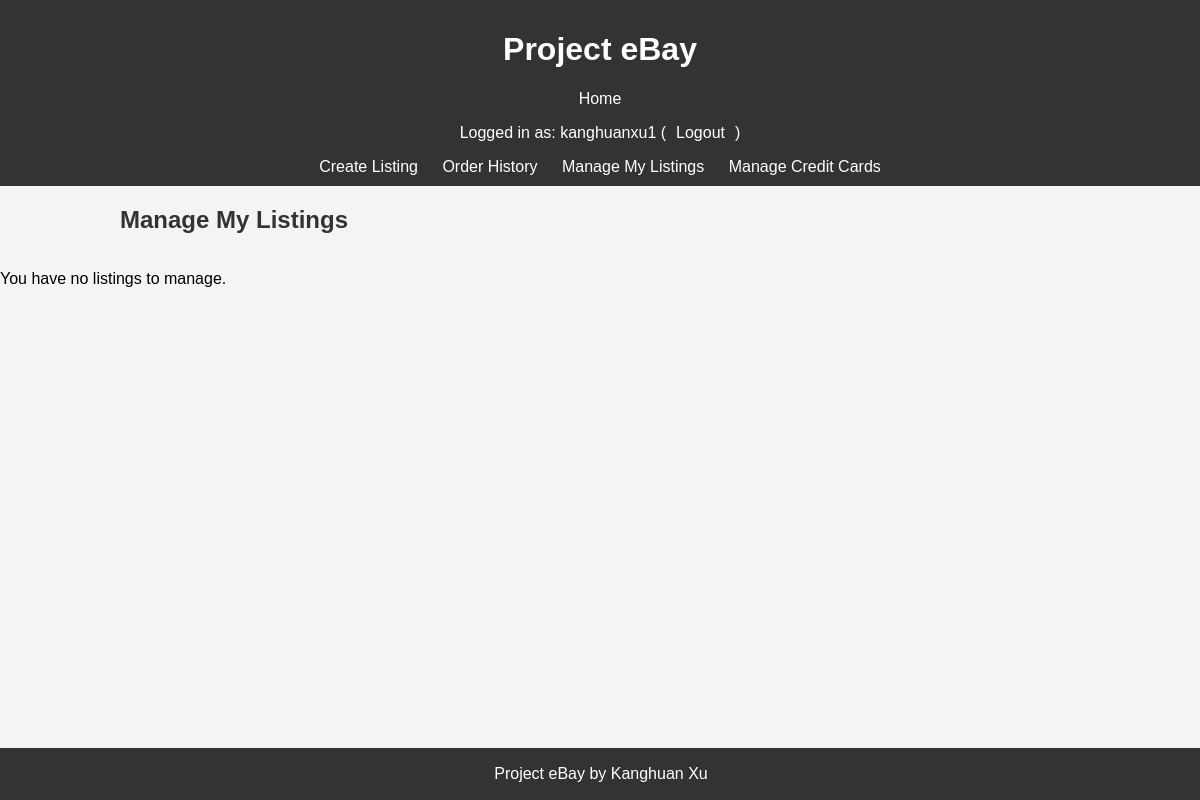
/listings/manage/ (signed in), run on an earlier commit of the app's database.
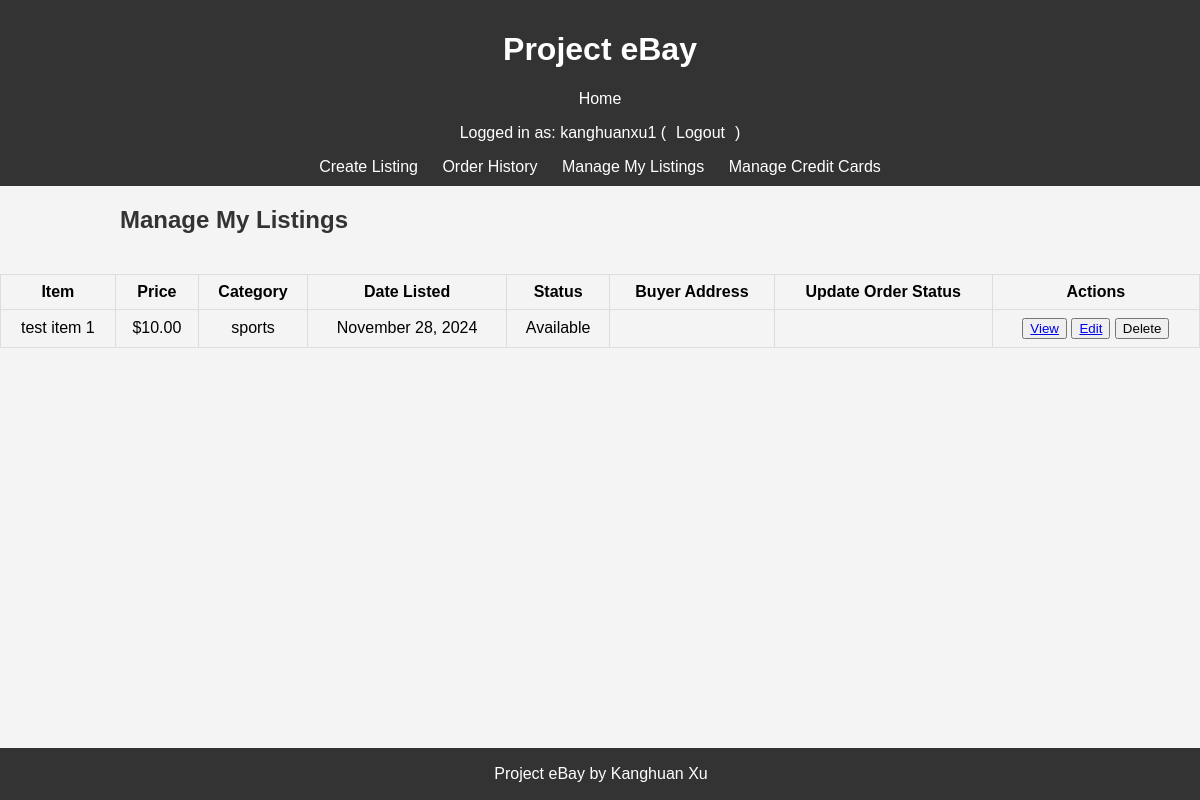
And on a later commit of the database.
### project/models.py (models this page shows, shortened)
class Listing(models.Model):
    name = models.CharField(max_length=200) # Name of the item
    description = models.TextField() # Description of the item
    price = models.DecimalField(max_digits=10, decimal_places=2) # Price of the item
    image = models.ImageField(upload_to='listing_images/', blank=True, null=True) # Image of the item
    category = models.CharField(max_length=100) # Category the item belongs to
    created_at = models.DateTimeField(auto_now_add=True) # Timestamp for when the item was listed
    expires_at = models.DateTimeField() # Expiration timestamp for the listing
    user = models.ForeignKey(User, on_delete=models.CASCADE, related_name="listings")  # Link to User
    sold = models.BooleanField(default=False)  # Track sold status
    quantity = models.PositiveIntegerField(default=1)

### project/views.py (the view)
# urls.py: path('listings/manage/', ManageListingsView.as_view(), name='manage_listings'),
class ManageListingsView(LoginRequiredMixin, View):
    def get(self, request, *args, **kwargs):
        listings = Listing.objects.filter(user=request.user).order_by('-created_at')
        orders = Order.objects.filter(seller=request.user).select_related('buyer__profile', 'listing')
        return render(request, 'project/manage_listings.html', {
            'listings': listings,
            'orders': orders,
        })

### project/templates/project/manage_listings.html (shortened to what this page needs)
{% extends 'project/base.html' %}
{% block content %}
    <div class="manage-listings-container">
        <h2>Manage My Listings</h2>
        {% if listings %}
            <table class="manage-listings-table">
                <thead>
                    <tr>
                        <th>Item</th>
                        <th>Price</th>
                        <th>Category</th>
                        <th>Date Listed</th>
                        <th>Status</th>
                        <th>Buyer Address</th>
                        <th>Update Order Status</th>
                        <th>Actions</th>
                    </tr>
                </thead>
                <tbody>
                    {% for listing in listings %}
                        <tr>
                            <td>{{ listing.name }}</td>
                            <td>${{ listing.price }}</td>
                            <td>{{ listing.category }}</td>
                            <td>{{ listing.created_at|date:"F d, Y" }}</td>
                            <td>{{ listing.sold|yesno:"Sold,Available" }}</td>
                            <td>
                            </td>
                            <td>
                            </td>
                            <td>
                                <button><a href="{% url 'listing_detail' listing.id %}">View</a></button>
                                <button><a href="{% url 'edit_listing' listing.id %}">Edit</a></button>
                                <form method="post" action="{% url 'delete_listing' listing.id %}" style="display:inline;">
                                    <button type="submit" onclick="return confirm('Are you sure you want to delete this listing?');">Delete</button>
                                </form>
                            </td>
                        </tr>
                    {% endfor %}
                </tbody>
            </table>
        {% else %}
            <p>You have no listings to manage.</p>
        {% endif %}
    </div>
{% endblock %}

What changed in the data, as far as the page shows it:
added Listing: name "test item 1", price "10.00", category "sports", created_at "November 28, 2024", sold "Available"
Also different on the page:
text no longer shown: "You have no listings to manage."
text now shown: "Item Price Category Date Listed Status Buyer Address Update Order Status Actions"
